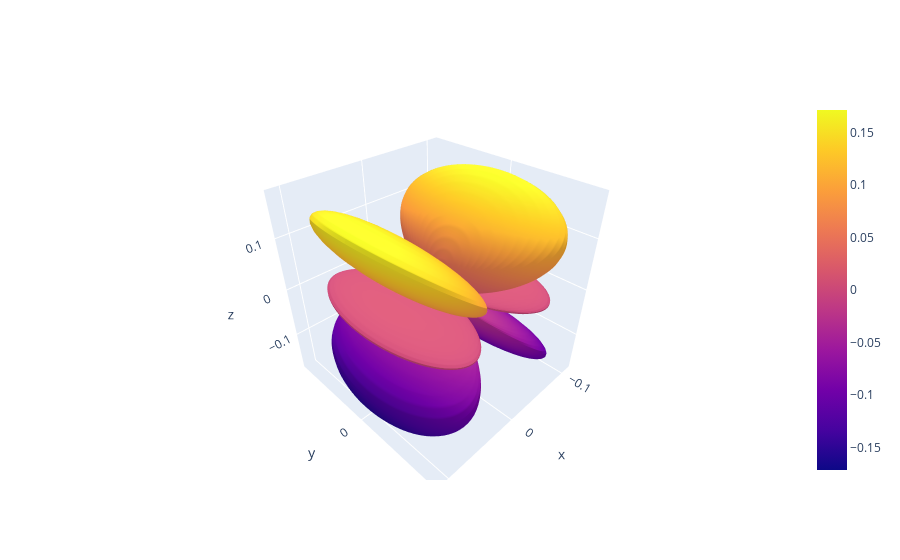

Notebook code for this chart:
### Code cell
import plotly.graph_objects as go
import pandas as pd
import numpy as np

fig = go.Figure(data=[go.Surface(z=Z, x=X, y=Y)])

fig.show()

### Figure 1 — Plotly figure (JSON) as saved in the notebook; plotly's stock layout.template omitted (floating-point values rounded to 4 significant figures; data arrays with more than 128 entries replaced by an {"elided": "..."} marker saying what was removed)
{"data": [{"type": "surface", "x": {"elided": "200x100 float values"}, "y": {"elided": "200x100 float values"}, "z": {"elided": "200x100 float values"}}], "layout": {}}
